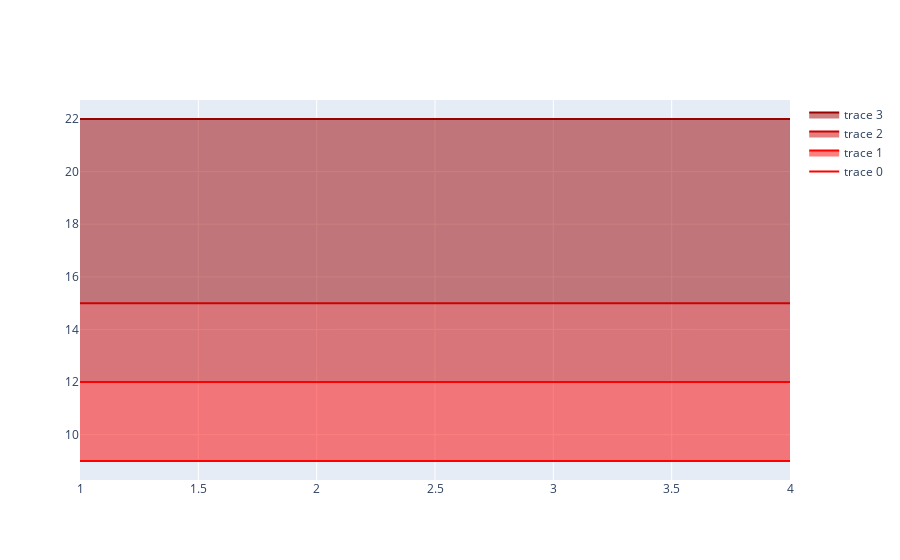

The code cell stored with this chart in its notebook:
### Code cell
import plotly.graph_objects as go

fig = go.Figure()
fig.add_trace(go.Scatter(
    x=[1, 4], 
    y=[9, 9],
    fill=None,
    mode='lines',
    line_color='#ff0000',
    ))
fig.add_trace(go.Scatter(
    x=[1, 4],
    y=[12, 12],
    fill='tonexty', # fill area between trace0 and trace1
    mode='lines', line_color='#ff0000'))
fig.add_trace(go.Scatter(
    x=[1, 4],
    y=[15, 15],
    fill='tonexty', # fill area between trace0 and trace1
    mode='lines', line_color='#cc0000'))
fig.add_trace(go.Scatter(
    x=[1, 4],
    y=[22, 22],
    fill='tonexty', # fill area between trace0 and trace1
    mode='lines', line_color='#990000'))

fig.show()

### Figure 1 — Plotly figure (JSON) as saved in the notebook; plotly's stock layout.template omitted (floating-point values rounded to 4 significant figures)
{"data": [{"line": {"color": "#ff0000"}, "mode": "lines", "type": "scatter", "x": [1, 4], "y": [9, 9]}, {"fill": "tonexty", "line": {"color": "#ff0000"}, "mode": "lines", "type": "scatter", "x": [1, 4], "y": [12, 12]}, {"fill": "tonexty", "line": {"color": "#cc0000"}, "mode": "lines", "type": "scatter", "x": [1, 4], "y": [15, 15]}, {"fill": "tonexty", "line": {"color": "#990000"}, "mode": "lines", "type": "scatter", "x": [1, 4], "y": [22, 22]}], "layout": {}}
